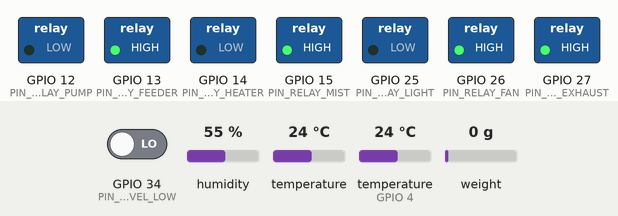
Bench run of a program on a simulated ESP32. Shown: switched loads named in the program (green lamp = pin HIGH). Inputs (shaded band) come from the test bench; at power-on: temperature 24 °C, GPIO 34 (PIN_WATER_LEVEL_LOW) LOW, humidity 55 %, temperature (sensor on GPIO 4) 24 °C, weight on the scale 0 g. WiFi joins after 1.5 s; servers stay silent unless stated; no MQTT or app messages arrive unless stated.

Above: at 4.0 s.
4.1 s: temperature (sensor 0) set to 29.7 °C
7.8 s: temperature (sensor 0) set to 30.7 °C
At 13.5 s:
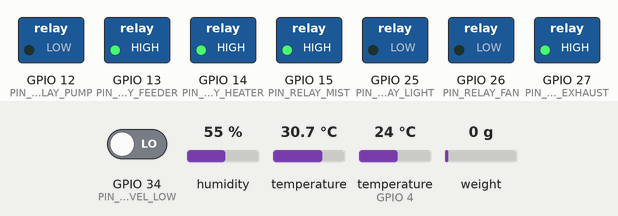
13.8 s: GPIO 34 (PIN_WATER_LEVEL_LOW) driven HIGH
At 17.5 s:
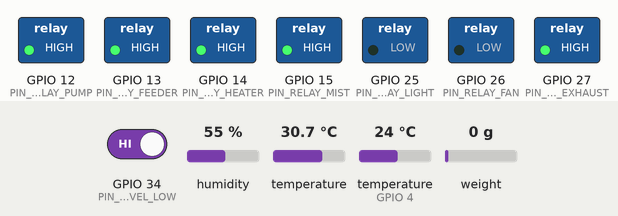
17.8 s: humidity set to 74 %
23.5 s: humidity set to 77 %
At 27.5 s:
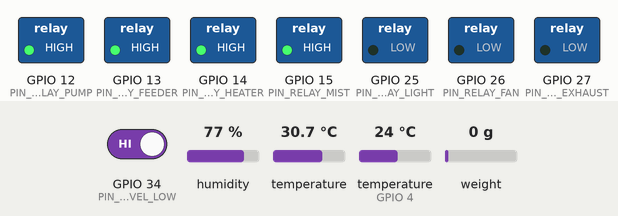
27.8 s: GPIO 34 (PIN_WATER_LEVEL_LOW) driven LOW
At 33.6 s:
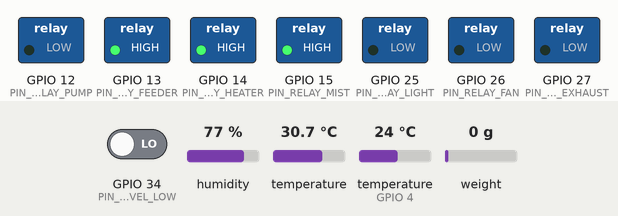
Timing chart, 0 to 34.8 s (numbered marks = the images above; inputs shaded):
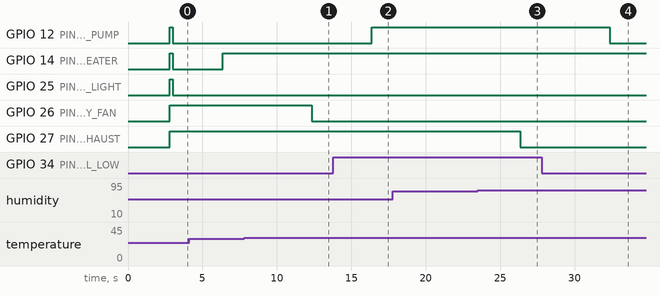

Measured:
- the behaviour switches between 30 and 30.1 °C on temperature (sensor 0) (found by bisection; images 0 and 1)
- the behaviour switches between 75 and 76 % on humidity (found by bisection; images 2 and 3)
- after the input at 7.8 s, GPIO 26 (PIN_RELAY_FAN): HIGH → LOW after 4.6 s
- after the input at 13.8 s, GPIO 12 (PIN_RELAY_PUMP): LOW → HIGH after 2.6 s
- after the input at 17.8 s, every drawn part: stays the same
- after the input at 23.5 s, GPIO 27 (PIN_RELAY_EXHAUST): HIGH → LOW after 2.9 s
- after the input at 27.8 s, GPIO 12 (PIN_RELAY_PUMP): HIGH → LOW after 4.6 s

The program:

main.cpp
```cpp
#include <Arduino.h>
#include <WiFi.h>

#include "app_config.h"
#include "system_state.h"
#include "sensor_manager.h"
#include "control_manager.h"
#include "rule_engine.h"
#include "mqtt_service.h"

static SystemState gState;
static unsigned long tSensor = 0, tRule = 0, tPub = 0;

static void connectWiFi() {
  WiFi.mode(WIFI_STA);
  WiFi.begin(WIFI_SSID, WIFI_PASSWORD);
  unsigned long start = millis();
  while (WiFi.status() != WL_CONNECTED && millis() - start < WIFI_CONNECT_TIMEOUT) {
    delay(300);
  }
}

void setup() {
  Serial.begin(115200);
  delay(300);

  connectWiFi();
  sensorInit();
  controlInit();
  mqttInit();
}

void loop() {
  if (WiFi.status() != WL_CONNECTED) connectWiFi();

  mqttLoop(gState);

  if (millis() - tSensor >= SENSOR_READ_INTERVAL) {
    tSensor = millis();
    sensorRead(gState.sensors);
  }

  if (millis() - tRule >= RULE_ENGINE_INTERVAL) {
    tRule = millis();
    applyAutoRules(gState);
    applyOutputs(gState.outputs);
  }

  if (millis() - tPub >= MQTT_PUBLISH_INTERVAL) {
    tPub = millis();
    mqttPublishState(gState);
  }
}
```

control_manager.h
```cpp
#ifndef CONTROL_MANAGER_H
#define CONTROL_MANAGER_H

#include "system_state.h"

void controlInit();
void applyOutputs(const OutputState& out);

#endif
```

livestock_profile.h
```cpp
#ifndef LIVESTOCK_PROFILE_H
#define LIVESTOCK_PROFILE_H

#include "system_state.h"

struct LivestockProfile {
  float minTemp;
  float maxTemp;
  float maxHumidity;
  float nh3Limit;
  float feedLowKg;
};

LivestockProfile getProfile(LivestockType type);
const char* profileToString(LivestockType type);
LivestockType profileFromString(const String& s);

#endif // LIVESTOCK_PROFILE_H
```

mqtt_service.h
```cpp
#ifndef MQTT_SERVICE_H
#define MQTT_SERVICE_H

#include "system_state.h"

void mqttInit();
void mqttLoop(SystemState& state);
bool mqttConnected();
void mqttPublishState(const SystemState& state);

#endif
```

rule_engine.h
```cpp
#ifndef RULE_ENGINE_H
#define RULE_ENGINE_H

#include "system_state.h"
void applyAutoRules(SystemState& state);

#endif
```

sensor_manager.h
```cpp
#ifndef SENSOR_MANAGER_H
#define SENSOR_MANAGER_H

#include "system_state.h"

void sensorInit();
void sensorRead(SensorData& data);

#endif
```

system_state.h
```cpp
#ifndef SYSTEM_STATE_H
#define SYSTEM_STATE_H

#include <Arduino.h>

enum class SystemMode { AUTO, MANUAL, SAFE };
enum class LivestockType { CHICKEN, DUCK, QUAIL, PIG, COW, GOAT, RABBIT };

struct SensorData {
  float temperature = 0.0f;
  float humidity = 0.0f;
  float nh3 = 0.0f;
  float co2 = 0.0f;
  float h2s = 0.0f;
  float waterLevel = 0.0f;
  float feedWeight = 0.0f;
};

struct OutputState {
  bool fan = false;
  bool exhaust = false;
  bool heater = false;
  bool pump = false;
  bool feeder = false;
  bool light = false;
  bool mist = false;
};

struct SystemState {
  SystemMode mode = SystemMode::AUTO;
  LivestockType profile = LivestockType::CHICKEN;
  SensorData sensors;
  OutputState outputs;
};

#endif // SYSTEM_STATE_H
```

control_manager.cpp
```cpp
#include <Arduino.h>
#include "pins.h"
#include "control_manager.h"

static void setRelay(int pin, bool on) {
  digitalWrite(pin, on ? RELAY_ON : RELAY_OFF);
}

void controlInit() {
  int pins[] = {PIN_RELAY_FAN, PIN_RELAY_EXHAUST, PIN_RELAY_HEATER, PIN_RELAY_PUMP, PIN_RELAY_FEEDER, PIN_RELAY_LIGHT, PIN_RELAY_MIST};
  for (int p : pins) { pinMode(p, OUTPUT); digitalWrite(p, RELAY_OFF); }
}

void applyOutputs(const OutputState& out) {
  setRelay(PIN_RELAY_FAN, out.fan);
  setRelay(PIN_RELAY_EXHAUST, out.exhaust);
  setRelay(PIN_RELAY_HEATER, out.heater);
  setRelay(PIN_RELAY_PUMP, out.pump);
  setRelay(PIN_RELAY_FEEDER, out.feeder);
  setRelay(PIN_RELAY_LIGHT, out.light);
  setRelay(PIN_RELAY_MIST, out.mist);
}
```

livestock_profile.cpp
```cpp
#include "livestock_profile.h"

LivestockProfile getProfile(LivestockType type) {
  switch (type) {
    case LivestockType::CHICKEN: return {22, 30, 75, 25, 2.0f};
    case LivestockType::DUCK:    return {20, 29, 80, 25, 2.0f};
    case LivestockType::QUAIL:   return {22, 28, 75, 20, 1.0f};
    case LivestockType::PIG:     return {20, 28, 80, 20, 5.0f};
    case LivestockType::COW:     return {18, 27, 85, 20, 10.0f};
    case LivestockType::GOAT:    return {18, 30, 75, 20, 3.0f};
    case LivestockType::RABBIT:  return {18, 26, 70, 15, 1.0f};
    default:                     return {22, 30, 75, 25, 2.0f};
  }
}

const char* profileToString(LivestockType type) {
  switch (type) {
    case LivestockType::CHICKEN: return "chicken";
    case LivestockType::DUCK: return "duck";
    case LivestockType::QUAIL: return "quail";
    case LivestockType::PIG: return "pig";
    case LivestockType::COW: return "cow";
    case LivestockType::GOAT: return "goat";
    case LivestockType::RABBIT: return "rabbit";
    default: return "chicken";
  }
}

LivestockType profileFromString(const String& s) {
  String x = s; x.toLowerCase();
  if (x == "duck") return LivestockType::DUCK;
  if (x == "quail") return LivestockType::QUAIL;
  if (x == "pig") return LivestockType::PIG;
  if (x == "cow") return LivestockType::COW;
  if (x == "goat") return LivestockType::GOAT;
  if (x == "rabbit") return LivestockType::RABBIT;
  return LivestockType::CHICKEN;
}
```

mqtt_service.cpp
```cpp
#include <Arduino.h>
#include <WiFi.h>
#include <PubSubClient.h>
#include "app_config.h"
#include "mqtt_service.h"
#include "livestock_profile.h"

static WiFiClient espClient;
static PubSubClient client(espClient);
static SystemState* gState = nullptr;
static unsigned long lastReconnect = 0;

static void handleSetBool(bool& target, const String& payload) {
  target = (payload == "ON" || payload == "1" || payload == "true");
}

static void callback(char* topic, byte* payload, unsigned int length) {
  String t(topic), p;
  for (unsigned int i = 0; i < length; i++) p += (char)payload[i];

  if (!gState) return;

  if (t == MQTT_TOPIC_CMD_MODE) {
    p.toUpperCase();
    if (p == "AUTO") gState->mode = SystemMode::AUTO;
    else if (p == "MANUAL") gState->mode = SystemMode::MANUAL;
    else gState->mode = SystemMode::SAFE;
  } else if (t == MQTT_TOPIC_CMD_PROFILE) {
    gState->profile = profileFromString(p);
  } else if (t == MQTT_TOPIC_CMD_FAN) handleSetBool(gState->outputs.fan, p);
  else if (t == MQTT_TOPIC_CMD_EXHAUST) handleSetBool(gState->outputs.exhaust, p);
  else if (t == MQTT_TOPIC_CMD_HEATER) handleSetBool(gState->outputs.heater, p);
  else if (t == MQTT_TOPIC_CMD_PUMP) handleSetBool(gState->outputs.pump, p);
  else if (t == MQTT_TOPIC_CMD_FEEDER) handleSetBool(gState->outputs.feeder, p);
  else if (t == MQTT_TOPIC_CMD_LIGHT) handleSetBool(gState->outputs.light, p);
  else if (t == MQTT_TOPIC_CMD_MIST) handleSetBool(gState->outputs.mist, p);
}

void mqttInit() {
  client.setServer(MQTT_BROKER, MQTT_PORT);
  client.setCallback(callback);
}

static void subscribeTopics() {
  client.subscribe(MQTT_TOPIC_CMD_MODE);
  client.subscribe(MQTT_TOPIC_CMD_PROFILE);
  client.subscribe(MQTT_TOPIC_CMD_FAN);
  client.subscribe(MQTT_TOPIC_CMD_EXHAUST);
  client.subscribe(MQTT_TOPIC_CMD_HEATER);
  client.subscribe(MQTT_TOPIC_CMD_PUMP);
  client.subscribe(MQTT_TOPIC_CMD_FEEDER);
  client.subscribe(MQTT_TOPIC_CMD_LIGHT);
  client.subscribe(MQTT_TOPIC_CMD_MIST);
}

static void reconnectIfNeeded(SystemState& state) {
  if (client.connected()) return;
  if (millis() - lastReconnect < MQTT_RECONNECT_INTERVAL) return;
  lastReconnect = millis();

  if (client.connect(MQTT_CLIENT_ID, MQTT_USER, MQTT_PASSWORD, MQTT_TOPIC_STATUS, 1, true, "offline")) {
    gState = &state;
    client.publish(MQTT_TOPIC_STATUS, "online", true);
    subscribeTopics();
  }
}

void mqttLoop(SystemState& state) {
  reconnectIfNeeded(state);
  if (client.connected()) client.loop();
}

bool mqttConnected() { return client.connected(); }

void mqttPublishState(const SystemState& s) {
  if (!client.connected()) return;

  client.publish(MQTT_TOPIC_TELEMETRY_TEMP, String(s.sensors.temperature, 2).c_str(), true);
  client.publish(MQTT_TOPIC_TELEMETRY_HUMIDITY, String(s.sensors.humidity, 2).c_str(), true);
  client.publish(MQTT_TOPIC_TELEMETRY_NH3, String(s.sensors.nh3, 2).c_str(), true);
  client.publish(MQTT_TOPIC_TELEMETRY_CO2, String(s.sensors.co2, 2).c_str(), true);
  client.publish(MQTT_TOPIC_TELEMETRY_H2S, String(s.sensors.h2s, 2).c_str(), true);
  client.publish(MQTT_TOPIC_TELEMETRY_WATER_LEVEL, String(s.sensors.waterLevel, 2).c_str(), true);
  client.publish(MQTT_TOPIC_TELEMETRY_FEED_WEIGHT, String(s.sensors.feedWeight, 2).c_str(), true);

  client.publish(MQTT_TOPIC_STATE_FAN, s.outputs.fan ? "ON":"OFF", true);
  client.publish(MQTT_TOPIC_STATE_EXHAUST, s.outputs.exhaust ? "ON":"OFF", true);
  client.publish(MQTT_TOPIC_STATE_HEATER, s.outputs.heater ? "ON":"OFF", true);
  client.publish(MQTT_TOPIC_STATE_PUMP, s.outputs.pump ? "ON":"OFF", true);
  client.publish(MQTT_TOPIC_STATE_FEEDER, s.outputs.feeder ? "ON":"OFF", true);
  client.publish(MQTT_TOPIC_STATE_LIGHT, s.outputs.light ? "ON":"OFF", true);
  client.publish(MQTT_TOPIC_STATE_MIST, s.outputs.mist ? "ON":"OFF", true);

  const char* mode = (s.mode == SystemMode::AUTO) ? "AUTO" : (s.mode == SystemMode::MANUAL ? "MANUAL" : "SAFE");
  client.publish(MQTT_TOPIC_MODE_STATE, mode, true);
  client.publish(MQTT_TOPIC_PROFILE_STATE, profileToString(s.profile), true);
}
```

rule_engine.cpp
```cpp
#include "rule_engine.h"
#include "livestock_profile.h"

void applyAutoRules(SystemState& state) {
  if (state.mode != SystemMode::AUTO) return;
  LivestockProfile p = getProfile(state.profile);

  state.outputs.fan = (state.sensors.temperature > p.maxTemp);
  state.outputs.exhaust = (state.sensors.humidity > p.maxHumidity) || (state.sensors.nh3 > p.nh3Limit);
  state.outputs.heater = (state.sensors.temperature < p.minTemp);
  state.outputs.pump = (state.sensors.waterLevel < 30.0f);
  state.outputs.light = true;
  state.outputs.mist = false;
  state.outputs.feeder = false;
}
```

sensor_manager.cpp
```cpp
#include <Arduino.h>
#include <Wire.h>
#include <Adafruit_SHT31.h>
#include <OneWire.h>
#include <DallasTemperature.h>
#include <HX711.h>

#include "pins.h"
#include "sensor_manager.h"

static Adafruit_SHT31 sht31 = Adafruit_SHT31();
static OneWire oneWire(PIN_ONEWIRE);
static DallasTemperature ds18b20(&oneWire);
static HX711 hx;

void sensorInit() {
  Wire.begin(PIN_I2C_SDA, PIN_I2C_SCL);
  sht31.begin(0x44);
  ds18b20.begin();
  pinMode(PIN_WATER_LEVEL_LOW, INPUT);
  hx.begin(PIN_HX711_DOUT, PIN_HX711_SCK);
  hx.set_scale(420.0f);
  hx.tare();
}

void sensorRead(SensorData& data) {
  float t = sht31.readTemperature();
  float h = sht31.readHumidity();
  if (!isnan(t)) data.temperature = t;
  if (!isnan(h)) data.humidity = h;

  ds18b20.requestTemperatures();
  float waterT = ds18b20.getTempCByIndex(0);
  (void)waterT;
  data.waterLevel = (digitalRead(PIN_WATER_LEVEL_LOW) == HIGH) ? 100.0f : 20.0f;

  if (hx.is_ready()) {
    data.feedWeight = hx.get_units(5);
    if (data.feedWeight < 0) data.feedWeight = 0;
  }

  data.nh3 = 5.0f;
  data.co2 = 400.0f;
  data.h2s = 1.0f;
}
```

app_config.h
```cpp
#ifndef APP_CONFIG_H
#define APP_CONFIG_H

#include <Arduino.h>

#define FW_VERSION "0.1.0"
#define FW_BUILD_DATE __DATE__
#define FW_DEVICE_ID "ESP32_LIVESTOCK_001"

#define WIFI_SSID "Le Danh"
#define WIFI_PASSWORD "123456789"
#define WIFI_CONNECT_TIMEOUT 30000

#define MQTT_BROKER "192.168.100.168"
#define MQTT_PORT 1883
#define MQTT_USER "homer"
#define MQTT_PASSWORD "Danh@@@1992"
#define MQTT_CLIENT_ID "ESP32_LIVESTOCK"
#define MQTT_RECONNECT_INTERVAL 5000

#define HA_DISCOVERY_PREFIX "homeassistant"
#define HA_DISCOVERY_ENABLED true

#define MQTT_BASE "smartfarm/livestock"

#define MQTT_TOPIC_TELEMETRY_TEMP        MQTT_BASE "/sensor/temp"
#define MQTT_TOPIC_TELEMETRY_HUMIDITY    MQTT_BASE "/sensor/humidity"
#define MQTT_TOPIC_TELEMETRY_NH3         MQTT_BASE "/sensor/nh3"
#define MQTT_TOPIC_TELEMETRY_CO2         MQTT_BASE "/sensor/co2"
#define MQTT_TOPIC_TELEMETRY_H2S         MQTT_BASE "/sensor/h2s"
#define MQTT_TOPIC_TELEMETRY_WATER_LEVEL MQTT_BASE "/sensor/water_level"
#define MQTT_TOPIC_TELEMETRY_FEED_WEIGHT MQTT_BASE "/sensor/feed_weight"

#define MQTT_TOPIC_STATE_FAN             MQTT_BASE "/output/fan"
#define MQTT_TOPIC_STATE_EXHAUST         MQTT_BASE "/output/exhaust"
#define MQTT_TOPIC_STATE_HEATER          MQTT_BASE "/output/heater"
#define MQTT_TOPIC_STATE_PUMP            MQTT_BASE "/output/pump"
#define MQTT_TOPIC_STATE_FEEDER          MQTT_BASE "/output/feeder"
#define MQTT_TOPIC_STATE_LIGHT           MQTT_BASE "/output/light"
#define MQTT_TOPIC_STATE_MIST            MQTT_BASE "/output/mist"

#define MQTT_TOPIC_CMD_FAN               MQTT_BASE "/control/fan/set"
#define MQTT_TOPIC_CMD_EXHAUST           MQTT_BASE "/control/exhaust/set"
#define MQTT_TOPIC_CMD_HEATER            MQTT_BASE "/control/heater/set"
#define MQTT_TOPIC_CMD_PUMP              MQTT_BASE "/control/pump/set"
#define MQTT_TOPIC_CMD_FEEDER            MQTT_BASE "/control/feeder/set"
#define MQTT_TOPIC_CMD_LIGHT             MQTT_BASE "/control/light/set"
#define MQTT_TOPIC_CMD_MIST              MQTT_BASE "/control/mist/set"
#define MQTT_TOPIC_CMD_MODE              MQTT_BASE "/config/mode/set"
#define MQTT_TOPIC_CMD_PROFILE           MQTT_BASE "/config/profile/set"

#define MQTT_TOPIC_MODE_STATE            MQTT_BASE "/config/mode/state"
#define MQTT_TOPIC_PROFILE_STATE         MQTT_BASE "/config/profile/state"

#define MQTT_TOPIC_STATUS                MQTT_BASE "/status"
#define MQTT_TOPIC_CONTROLLER_STATE      MQTT_BASE "/controller/state"
#define MQTT_TOPIC_ALARM                 MQTT_BASE "/alarm"

#define DEVICE_NAME "Livestock-Controller-001"
#define DEVICE_LOCATION "Home Farm"

#define SENSOR_READ_INTERVAL 5000
#define MQTT_PUBLISH_INTERVAL 10000
#define RULE_ENGINE_INTERVAL 3000

#define DEFAULT_MODE "AUTO"

#define TEMP_ALERT_HIGH 32.0f
#define TEMP_ALERT_LOW  22.0f
#define HUMIDITY_ALERT_HIGH 80.0f
#define NH3_ALERT_HIGH 25.0f
#define FEED_ALERT_LOW_KG 2.0f

#endif // APP_CONFIG_H
```

pins.h
```cpp
#ifndef PINS_H
#define PINS_H

#define PIN_I2C_SDA 21
#define PIN_I2C_SCL 22
#define PIN_ONEWIRE 4

#define PIN_WATER_LEVEL_LOW 34

#define PIN_HX711_DOUT 32
#define PIN_HX711_SCK  33

#define PIN_RELAY_FAN      26
#define PIN_RELAY_EXHAUST  27
#define PIN_RELAY_HEATER   14
#define PIN_RELAY_PUMP     12
#define PIN_RELAY_FEEDER   13
#define PIN_RELAY_LIGHT    25
#define PIN_RELAY_MIST     15

#define RELAY_ON  LOW
#define RELAY_OFF HIGH

#endif // PINS_H
```
